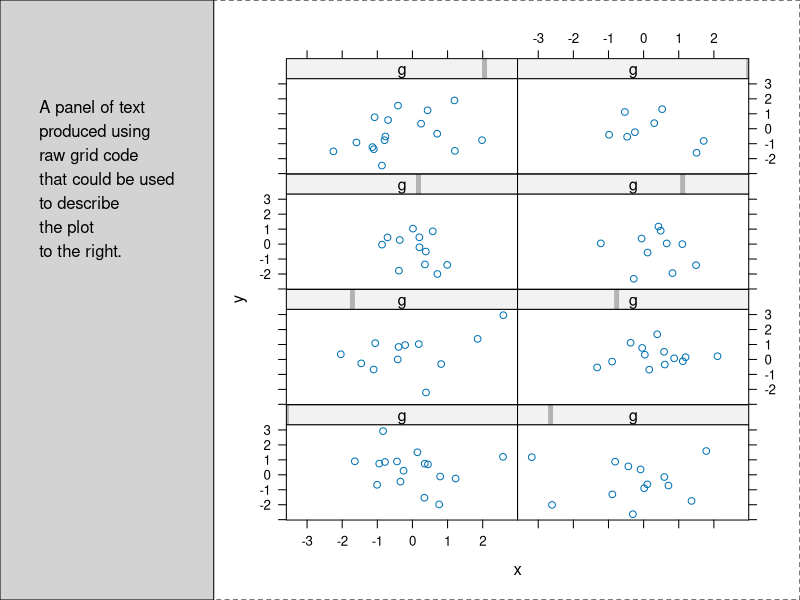
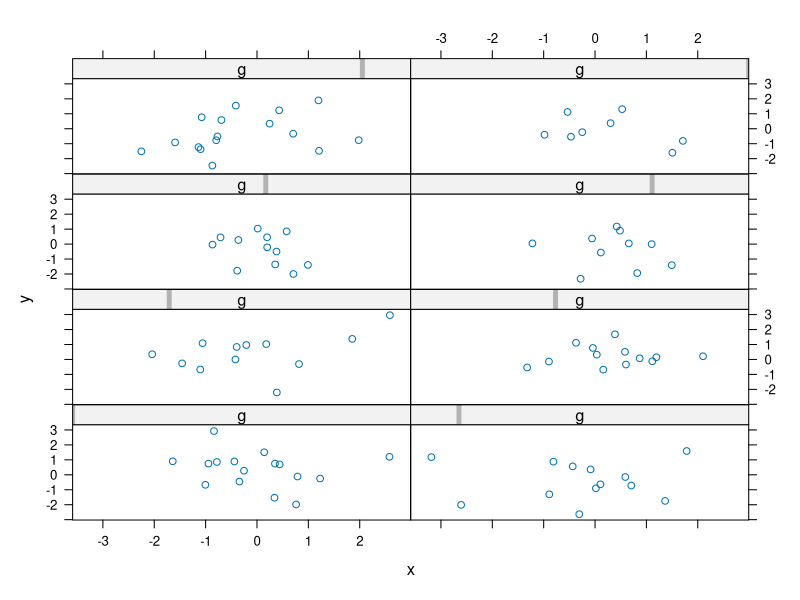

Write R code to recreate these figures, in order.
# r/library/lattice/doc/grid.R 
Rprof("my_profile.out", interval = 0.01)
    for(i in 1:400) {
        ### R code from vignette source 'grid.Rnw'

###################################################
### code chunk number 1: grid.Rnw:33-34
###################################################
library(grid)


###################################################
### code chunk number 2: grid.Rnw:43-44
###################################################
library(lattice)


###################################################
### code chunk number 3: trellisdata (eval = FALSE)
###################################################
## x <- rnorm(100)
## y <- rnorm(100)
## g <- sample(1:8, 100, replace = TRUE)


###################################################
### code chunk number 4: trellispanelplot (eval = FALSE)
###################################################
## xyplot(y ~ x | g, panel = function(x, y) {
##     panel.xyplot(x, y);
##     grid.lines(unit(c(0, 1), "npc"), unit(0, "native"),
##                gp = gpar(col = "grey"))
## })


###################################################
### code chunk number 5: trellispanel
###################################################
x <- rnorm(100)
y <- rnorm(100)
g <- sample(1:8, 100, replace = TRUE)
xyplot(y ~ x | g, panel = function(x, y) {
    panel.xyplot(x, y);
    grid.lines(unit(c(0, 1), "npc"), unit(0, "native"),
               gp = gpar(col = "grey"))
})


###################################################
### code chunk number 6: trellisstripplot (eval = FALSE)
###################################################
## xyplot(y ~ x | g, strip = function(which.given, which.panel, ...) {
##     grid.rect()
##     grid.text(paste("Variable ", which.given, ": Level ",
##                     which.panel[which.given], sep = ""),
##               unit(1, "mm"), .5, just = "left")
## })


###################################################
### code chunk number 7: trellisstrip
###################################################
x <- rnorm(100)
y <- rnorm(100)
g <- sample(1:8, 100, replace = TRUE)
xyplot(y ~ x | g, strip = function(which.given, which.panel, ...) {
    grid.rect()
    grid.text(paste("Variable ", which.given, ": Level ",
                    which.panel[which.given], sep = ""),
              unit(1, "mm"), .5, just = "left")
})


###################################################
### code chunk number 8: trellisgridplot (eval = FALSE)
###################################################
## someText <- paste("A panel of text", "produced using", "raw grid code",
##                   "that could be used", "to describe",
##                   "the plot", "to the right.", sep = "\n")
## latticePlot <- xyplot(y ~ x | g, layout = c(2, 4))
## grid.rect(gp = gpar(lty = "dashed"))
## pushViewport(viewport(layout = grid.layout(1, 2,
##                       widths = unit.c(unit(1, "strwidth", someText) +
##                       unit(2, "cm"),
##                       unit(1, "null")))))
## pushViewport(viewport(layout.pos.col = 1))
## grid.rect(gp = gpar(fill = "light grey"))
## grid.text(someText,
##           x = unit(1, "cm"), y = unit(1, "npc") - unit(1, "inches"),
##           just = c("left", "top"))
## popViewport()
## pushViewport(viewport(layout.pos.col = 2))
## print(latticePlot, newpage = FALSE)
## popViewport(2)


###################################################
### code chunk number 9: trellisgrid
###################################################
x <- rnorm(100)
y <- rnorm(100)
g <- sample(1:8, 100, replace = TRUE)
someText <- paste("A panel of text", "produced using", "raw grid code",
                  "that could be used", "to describe",
                  "the plot", "to the right.", sep = "\n")
latticePlot <- xyplot(y ~ x | g, layout = c(2, 4))
grid.rect(gp = gpar(lty = "dashed"))
pushViewport(viewport(layout = grid.layout(1, 2,
                      widths = unit.c(unit(1, "strwidth", someText) +
                      unit(2, "cm"),
                      unit(1, "null")))))
pushViewport(viewport(layout.pos.col = 1))
grid.rect(gp = gpar(fill = "light grey"))
grid.text(someText,
          x = unit(1, "cm"), y = unit(1, "npc") - unit(1, "inches"),
          just = c("left", "top"))
popViewport()
pushViewport(viewport(layout.pos.col = 2))
print(latticePlot, newpage = FALSE)
popViewport(2)

    }

Rprof(NULL)
